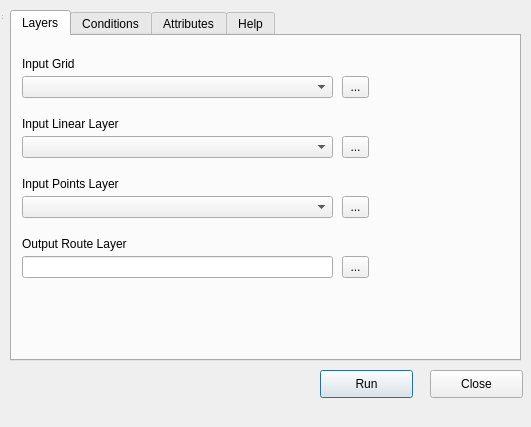
<?xml version="1.0" encoding="UTF-8"?>
<ui version="4.0">
 <class>FindRouteDialogBase</class>
 <widget class="QDialog" name="FindRouteDialogBase">
  <property name="geometry">
   <rect>
    <x>0</x>
    <y>0</y>
    <width>531</width>
    <height>427</height>
   </rect>
  </property>
  <property name="windowTitle">
   <string>Find route</string>
  </property>
  <property name="locale">
   <locale language="English" country="UnitedKingdom"/>
  </property>
  <widget class="QWidget" name="centralwidget" native="true">
   <property name="geometry">
    <rect>
     <x>0</x>
     <y>0</y>
     <width>533</width>
     <height>408</height>
    </rect>
   </property>
   <widget class="QTabWidget" name="overlapsWid">
    <property name="geometry">
     <rect>
      <x>10</x>
      <y>10</y>
      <width>511</width>
      <height>351</height>
     </rect>
    </property>
    <property name="currentIndex">
     <number>0</number>
    </property>
    <widget class="QWidget" name="layersWid">
     <property name="accessibleName">
      <string/>
     </property>
     <attribute name="title">
      <string>Layers</string>
     </attribute>
     <widget class="QLabel" name="label">
      <property name="geometry">
       <rect>
        <x>10</x>
        <y>20</y>
        <width>121</width>
        <height>16</height>
       </rect>
      </property>
      <property name="text">
       <string>Input Grid</string>
      </property>
     </widget>
     <widget class="QComboBox" name="inputGridCB">
      <property name="geometry">
       <rect>
        <x>10</x>
        <y>40</y>
        <width>311</width>
        <height>22</height>
       </rect>
      </property>
     </widget>
     <widget class="QLabel" name="label_2">
      <property name="geometry">
       <rect>
        <x>10</x>
        <y>80</y>
        <width>121</width>
        <height>16</height>
       </rect>
      </property>
      <property name="text">
       <string>Input Linear Layer</string>
      </property>
     </widget>
     <widget class="QComboBox" name="inputLinesCB">
      <property name="geometry">
       <rect>
        <x>10</x>
        <y>100</y>
        <width>311</width>
        <height>22</height>
       </rect>
      </property>
     </widget>
     <widget class="QComboBox" name="inputPointsCB">
      <property name="geometry">
       <rect>
        <x>10</x>
        <y>160</y>
        <width>311</width>
        <height>22</height>
       </rect>
      </property>
     </widget>
     <widget class="QLabel" name="label_3">
      <property name="geometry">
       <rect>
        <x>10</x>
        <y>140</y>
        <width>121</width>
        <height>16</height>
       </rect>
      </property>
      <property name="text">
       <string>Input Points Layer</string>
      </property>
     </widget>
     <widget class="QLabel" name="label_4">
      <property name="geometry">
       <rect>
        <x>10</x>
        <y>200</y>
        <width>121</width>
        <height>16</height>
       </rect>
      </property>
      <property name="text">
       <string>Output Route Layer</string>
      </property>
     </widget>
     <widget class="QToolButton" name="openGridTB">
      <property name="geometry">
       <rect>
        <x>330</x>
        <y>40</y>
        <width>27</width>
        <height>22</height>
       </rect>
      </property>
      <property name="text">
       <string>...</string>
      </property>
     </widget>
     <widget class="QToolButton" name="openLinesTB">
      <property name="geometry">
       <rect>
        <x>330</x>
        <y>100</y>
        <width>27</width>
        <height>22</height>
       </rect>
      </property>
      <property name="text">
       <string>...</string>
      </property>
     </widget>
     <widget class="QToolButton" name="openPointsTB">
      <property name="geometry">
       <rect>
        <x>330</x>
        <y>160</y>
        <width>27</width>
        <height>22</height>
       </rect>
      </property>
      <property name="text">
       <string>...</string>
      </property>
     </widget>
     <widget class="QToolButton" name="openOutputTB">
      <property name="geometry">
       <rect>
        <x>330</x>
        <y>220</y>
        <width>27</width>
        <height>22</height>
       </rect>
      </property>
      <property name="text">
       <string>...</string>
      </property>
     </widget>
     <widget class="QLineEdit" name="outputLE">
      <property name="geometry">
       <rect>
        <x>10</x>
        <y>220</y>
        <width>311</width>
        <height>22</height>
       </rect>
      </property>
     </widget>
    </widget>
    <widget class="QWidget" name="conditionsWid">
     <attribute name="title">
      <string>Conditions</string>
     </attribute>
     <widget class="QLabel" name="label_5">
      <property name="geometry">
       <rect>
        <x>10</x>
        <y>20</y>
        <width>141</width>
        <height>16</height>
       </rect>
      </property>
      <property name="text">
       <string>Optimization Condition</string>
      </property>
     </widget>
     <widget class="QRadioButton" name="lengthRB">
      <property name="geometry">
       <rect>
        <x>10</x>
        <y>50</y>
        <width>95</width>
        <height>20</height>
       </rect>
      </property>
      <property name="text">
       <string>Length</string>
      </property>
     </widget>
     <widget class="QRadioButton" name="timeRB">
      <property name="geometry">
       <rect>
        <x>10</x>
        <y>80</y>
        <width>95</width>
        <height>20</height>
       </rect>
      </property>
      <property name="text">
       <string>Time</string>
      </property>
     </widget>
     <widget class="QRadioButton" name="heightDifRB">
      <property name="geometry">
       <rect>
        <x>10</x>
        <y>110</y>
        <width>131</width>
        <height>20</height>
       </rect>
      </property>
      <property name="text">
       <string>Height differences</string>
      </property>
     </widget>
     <widget class="QRadioButton" name="approachesRB">
      <property name="geometry">
       <rect>
        <x>10</x>
        <y>140</y>
        <width>95</width>
        <height>20</height>
       </rect>
      </property>
      <property name="text">
       <string>Approaches</string>
      </property>
     </widget>
     <widget class="QRadioButton" name="descentsRB">
      <property name="geometry">
       <rect>
        <x>10</x>
        <y>170</y>
        <width>95</width>
        <height>20</height>
       </rect>
      </property>
      <property name="text">
       <string>Descents</string>
      </property>
     </widget>
     <widget class="QRadioButton" name="slopesRB">
      <property name="geometry">
       <rect>
        <x>10</x>
        <y>200</y>
        <width>95</width>
        <height>20</height>
       </rect>
      </property>
      <property name="text">
       <string>Slopes</string>
      </property>
     </widget>
     <widget class="QFrame" name="frame">
      <property name="geometry">
       <rect>
        <x>-10</x>
        <y>230</y>
        <width>521</width>
        <height>101</height>
       </rect>
      </property>
      <property name="frameShape">
       <enum>QFrame::StyledPanel</enum>
      </property>
      <property name="frameShadow">
       <enum>QFrame::Raised</enum>
      </property>
      <widget class="QLabel" name="label_6">
       <property name="geometry">
        <rect>
         <x>190</x>
         <y>20</y>
         <width>131</width>
         <height>16</height>
        </rect>
       </property>
       <property name="text">
        <string>Method of movement</string>
       </property>
      </widget>
      <widget class="QComboBox" name="methodMoveCB">
       <property name="geometry">
        <rect>
         <x>190</x>
         <y>50</y>
         <width>121</width>
         <height>22</height>
        </rect>
       </property>
       <item>
        <property name="text">
         <string>foot-walking</string>
        </property>
       </item>
       <item>
        <property name="text">
         <string>cycling</string>
        </property>
       </item>
       <item>
        <property name="text">
         <string>car-driving</string>
        </property>
       </item>
      </widget>
      <widget class="QLineEdit" name="veliocityLE">
       <property name="geometry">
        <rect>
         <x>350</x>
         <y>50</y>
         <width>101</width>
         <height>22</height>
        </rect>
       </property>
       <property name="maxLength">
        <number>6</number>
       </property>
      </widget>
      <widget class="QLabel" name="label_8">
       <property name="geometry">
        <rect>
         <x>460</x>
         <y>50</y>
         <width>51</width>
         <height>16</height>
        </rect>
       </property>
       <property name="text">
        <string>[km/h]</string>
       </property>
      </widget>
      <widget class="QLabel" name="label_10">
       <property name="geometry">
        <rect>
         <x>20</x>
         <y>20</y>
         <width>161</width>
         <height>16</height>
        </rect>
       </property>
       <property name="text">
        <string>Minimization/Maximization</string>
       </property>
      </widget>
      <widget class="QComboBox" name="minMaxCB">
       <property name="geometry">
        <rect>
         <x>20</x>
         <y>50</y>
         <width>121</width>
         <height>22</height>
        </rect>
       </property>
       <item>
        <property name="text">
         <string>min</string>
        </property>
       </item>
       <item>
        <property name="text">
         <string>max</string>
        </property>
       </item>
      </widget>
      <widget class="QLabel" name="label_7">
       <property name="geometry">
        <rect>
         <x>350</x>
         <y>20</y>
         <width>161</width>
         <height>16</height>
        </rect>
       </property>
       <property name="text">
        <string>Constant veliocity (optional)</string>
       </property>
      </widget>
     </widget>
    </widget>
    <widget class="QWidget" name="attributesWid">
     <attribute name="title">
      <string>Attributes</string>
     </attribute>
     <widget class="QCheckBox" name="length2DChB">
      <property name="geometry">
       <rect>
        <x>10</x>
        <y>50</y>
        <width>81</width>
        <height>20</height>
       </rect>
      </property>
      <property name="text">
       <string>Length 2D</string>
      </property>
     </widget>
     <widget class="QCheckBox" name="timeChB">
      <property name="geometry">
       <rect>
        <x>10</x>
        <y>110</y>
        <width>81</width>
        <height>20</height>
       </rect>
      </property>
      <property name="text">
       <string>Time</string>
      </property>
     </widget>
     <widget class="QCheckBox" name="elevationChB">
      <property name="geometry">
       <rect>
        <x>10</x>
        <y>140</y>
        <width>101</width>
        <height>20</height>
       </rect>
      </property>
      <property name="text">
       <string>Elevation</string>
      </property>
     </widget>
     <widget class="QCheckBox" name="approachesChB">
      <property name="geometry">
       <rect>
        <x>10</x>
        <y>200</y>
        <width>101</width>
        <height>20</height>
       </rect>
      </property>
      <property name="text">
       <string>Approaches</string>
      </property>
     </widget>
     <widget class="QCheckBox" name="descentsChB">
      <property name="geometry">
       <rect>
        <x>10</x>
        <y>230</y>
        <width>91</width>
        <height>20</height>
       </rect>
      </property>
      <property name="text">
       <string>Descents</string>
      </property>
     </widget>
     <widget class="QCheckBox" name="slopeChB">
      <property name="geometry">
       <rect>
        <x>10</x>
        <y>260</y>
        <width>81</width>
        <height>20</height>
       </rect>
      </property>
      <property name="text">
       <string>Slope</string>
      </property>
     </widget>
     <widget class="QLabel" name="label_9">
      <property name="geometry">
       <rect>
        <x>10</x>
        <y>20</y>
        <width>181</width>
        <height>16</height>
       </rect>
      </property>
      <property name="text">
       <string>Choose attributes to display</string>
      </property>
     </widget>
     <widget class="QCheckBox" name="length3DChB">
      <property name="geometry">
       <rect>
        <x>10</x>
        <y>80</y>
        <width>81</width>
        <height>20</height>
       </rect>
      </property>
      <property name="text">
       <string>Length 3D</string>
      </property>
     </widget>
     <widget class="QCheckBox" name="heightDifChB">
      <property name="geometry">
       <rect>
        <x>10</x>
        <y>170</y>
        <width>141</width>
        <height>20</height>
       </rect>
      </property>
      <property name="text">
       <string>Height differences</string>
      </property>
     </widget>
    </widget>
    <widget class="QWidget" name="helpWid">
     <attribute name="title">
      <string>Help</string>
     </attribute>
     <widget class="QTextBrowser" name="textBrowser">
      <property name="geometry">
       <rect>
        <x>0</x>
        <y>0</y>
        <width>505</width>
        <height>322</height>
       </rect>
      </property>
      <property name="html">
       <string>&lt;!DOCTYPE HTML PUBLIC &quot;-//W3C//DTD HTML 4.0//EN&quot; &quot;http://www.w3.org/TR/REC-html40/strict.dtd&quot;&gt;
&lt;html&gt;&lt;head&gt;&lt;meta name=&quot;qrichtext&quot; content=&quot;1&quot; /&gt;&lt;style type=&quot;text/css&quot;&gt;
p, li { white-space: pre-wrap; }
&lt;/style&gt;&lt;/head&gt;&lt;body style=&quot; font-family:'MS Shell Dlg 2'; font-size:7.8pt; font-weight:400; font-style:normal;&quot;&gt;
&lt;p style=&quot; margin-top:0px; margin-bottom:0px; margin-left:0px; margin-right:0px; -qt-block-indent:0; text-indent:0px;&quot;&gt;Find route - HELP&lt;/p&gt;
&lt;p style=&quot;-qt-paragraph-type:empty; margin-top:0px; margin-bottom:0px; margin-left:0px; margin-right:0px; -qt-block-indent:0; text-indent:0px;&quot;&gt;&lt;br /&gt;&lt;/p&gt;
&lt;p style=&quot;-qt-paragraph-type:empty; margin-top:0px; margin-bottom:0px; margin-left:0px; margin-right:0px; -qt-block-indent:0; text-indent:0px;&quot;&gt;&lt;br /&gt;&lt;/p&gt;&lt;/body&gt;&lt;/html&gt;</string>
      </property>
     </widget>
    </widget>
   </widget>
   <widget class="QPushButton" name="runPB">
    <property name="geometry">
     <rect>
      <x>320</x>
      <y>370</y>
      <width>93</width>
      <height>28</height>
     </rect>
    </property>
    <property name="text">
     <string>Run</string>
    </property>
   </widget>
   <widget class="QPushButton" name="closePB">
    <property name="geometry">
     <rect>
      <x>430</x>
      <y>370</y>
      <width>93</width>
      <height>28</height>
     </rect>
    </property>
    <property name="text">
     <string>Close</string>
    </property>
   </widget>
  </widget>
  <widget class="QStatusBar" name="statusbar">
   <property name="geometry">
    <rect>
     <x>0</x>
     <y>0</y>
     <width>3</width>
     <height>21</height>
    </rect>
   </property>
  </widget>
 </widget>
 <resources/>
 <connections/>
</ui>
